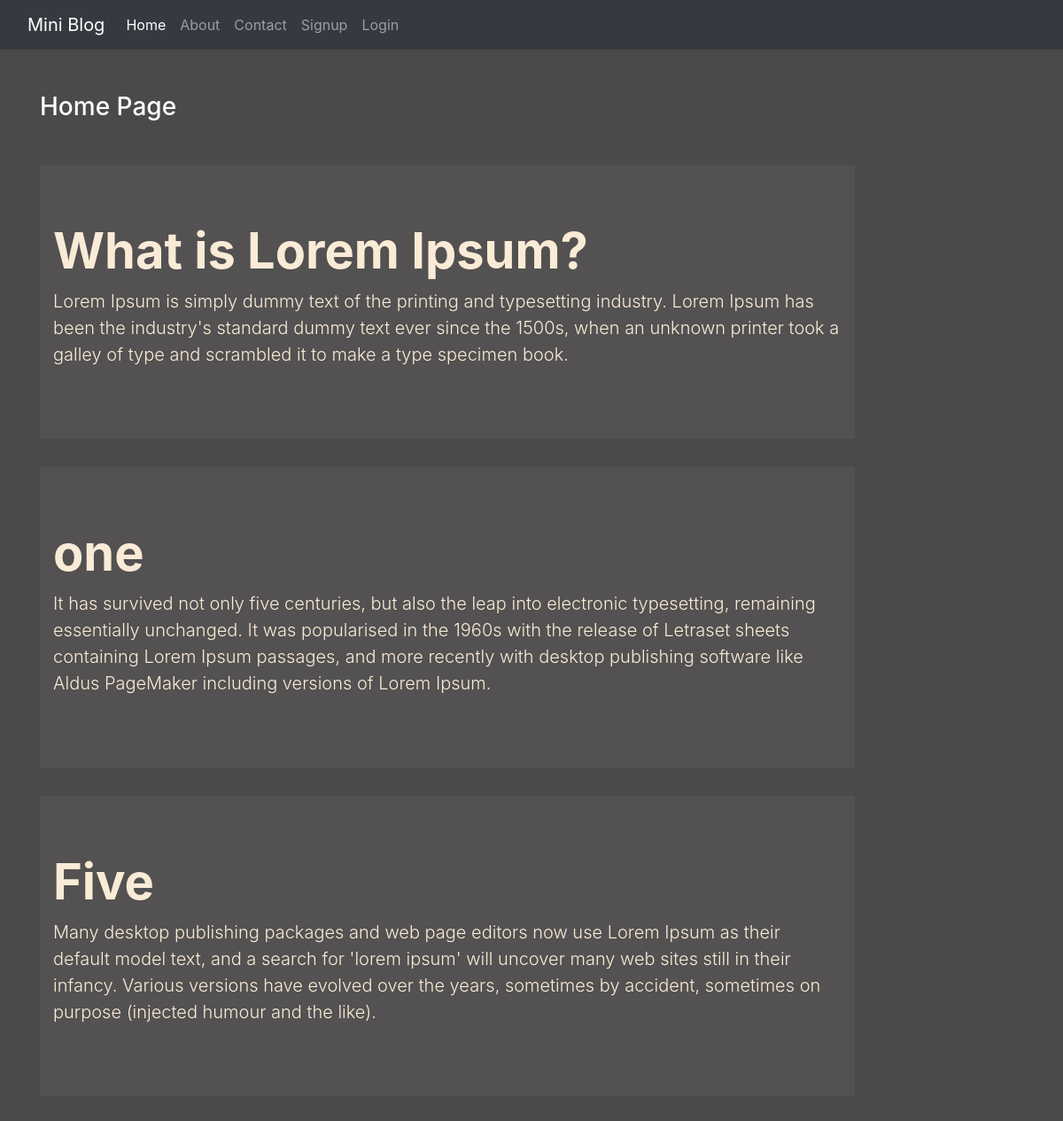
The page / on the database its author committed.
### blog/models.py (models this page shows)
class Post(models.Model):
    title = models.CharField(max_length=200)
    desc = models.TextField()

### blog/views.py (the view)
# urls.py: 2. Add a URL to urlpatterns:  path('', views.home, name='home')
def home(request):
    posts = Post.objects.all()
    return render(request,'blog/home.html',{'posts':posts})

### blog/templates/blog/home.html (shortened to what this page needs)
{% extends "blog/base.html" %}
{% load static %}
{% block content %}
<div class="col-sm-10">
    <h3 class="text-white my-5">Home Page</h3>
    {% for post in posts %}
        <div class="jumbotron jumbotron-fluid jumbo-color">
            <div class="container">
            <h1 class="display-4 font-weight-bold">{{post.title}}</h1>
            <p class="lead">{{post.desc}}</p>
            </div>
        </div>
    {% endfor %}
</div>
{% endblock content %}

### blog/static/blog/css/blog.css (style rules this page uses)
body { background-color: rgb(75,74,74); color: antiquewhite; }

### blog/templates/blog/home.html (style rules this page uses)
.jumbo-color { background-color: rgb(83,81,81); }

### rows shown on the page
Post: title "What is Lorem Ipsum?", desc "Lorem Ipsum is simply dummy text of the printing and typesetting industry. Lorem Ipsum has been the industry's standard dummy text ever since the 1500s, when an unknown printer took a galley of type and scrambled it to make a type specimen book."
Post: title "one", desc "It has survived not only five centuries, but also the leap into electronic typesetting, remaining essentially unchanged. It was popularised in the 1960s with the release of Letraset sheets containing Lorem Ipsum passages, and more recently with desktop publishing software like Aldus PageMaker including versions of Lorem Ipsum."
Post: title "Five", desc "Many desktop publishing packages and web page editors now use Lorem Ipsum as their default model text, and a search for 'lorem ipsum' will uncover many web sites still in their infancy. Various versions have evolved over the years, sometimes by accident, sometimes on purpose (injected humour and the like)."
